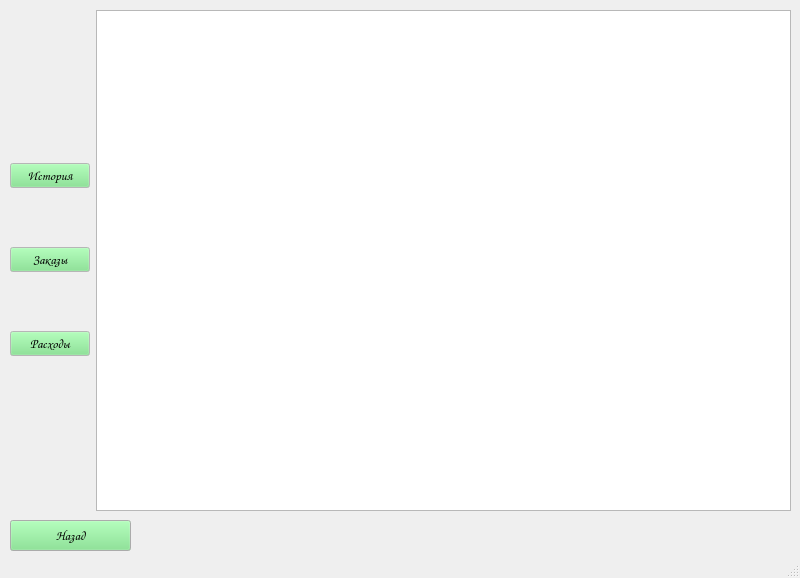
<?xml version="1.0" encoding="UTF-8"?>
<ui version="4.0">
 <class>MainWindow</class>
 <widget class="QMainWindow" name="MainWindow">
  <property name="geometry">
   <rect>
    <x>0</x>
    <y>0</y>
    <width>800</width>
    <height>578</height>
   </rect>
  </property>
  <property name="windowTitle">
   <string>MainWindow</string>
  </property>
  <widget class="QWidget" name="centralwidget">
   <widget class="QPushButton" name="back_btn">
    <property name="geometry">
     <rect>
      <x>10</x>
      <y>520</y>
      <width>121</width>
      <height>31</height>
     </rect>
    </property>
    <property name="palette">
     <palette>
      <active>
       <colorrole role="Button">
        <brush brushstyle="SolidPattern">
         <color alpha="255">
          <red>118</red>
          <green>227</green>
          <blue>131</blue>
         </color>
        </brush>
       </colorrole>
      </active>
      <inactive>
       <colorrole role="Button">
        <brush brushstyle="SolidPattern">
         <color alpha="255">
          <red>118</red>
          <green>227</green>
          <blue>131</blue>
         </color>
        </brush>
       </colorrole>
      </inactive>
      <disabled>
       <colorrole role="Button">
        <brush brushstyle="SolidPattern">
         <color alpha="255">
          <red>118</red>
          <green>227</green>
          <blue>131</blue>
         </color>
        </brush>
       </colorrole>
      </disabled>
     </palette>
    </property>
    <property name="font">
     <font>
      <family>Comic Sans MS</family>
      <pointsize>10</pointsize>
     </font>
    </property>
    <property name="text">
     <string>Назад</string>
    </property>
   </widget>
   <widget class="QWidget" name="horizontalLayoutWidget">
    <property name="geometry">
     <rect>
      <x>10</x>
      <y>10</y>
      <width>781</width>
      <height>501</height>
     </rect>
    </property>
    <layout class="QHBoxLayout" name="horizontalLayout" stretch="1,9">
     <item>
      <layout class="QVBoxLayout" name="verticalLayout">
       <property name="topMargin">
        <number>100</number>
       </property>
       <property name="bottomMargin">
        <number>100</number>
       </property>
       <item>
        <widget class="QPushButton" name="history_btn">
         <property name="sizePolicy">
          <sizepolicy hsizetype="Minimum" vsizetype="Fixed">
           <horstretch>0</horstretch>
           <verstretch>0</verstretch>
          </sizepolicy>
         </property>
         <property name="minimumSize">
          <size>
           <width>0</width>
           <height>0</height>
          </size>
         </property>
         <property name="palette">
          <palette>
           <active>
            <colorrole role="WindowText">
             <brush brushstyle="SolidPattern">
              <color alpha="255">
               <red>0</red>
               <green>0</green>
               <blue>0</blue>
              </color>
             </brush>
            </colorrole>
            <colorrole role="Button">
             <brush brushstyle="SolidPattern">
              <color alpha="255">
               <red>118</red>
               <green>227</green>
               <blue>131</blue>
              </color>
             </brush>
            </colorrole>
            <colorrole role="Light">
             <brush brushstyle="SolidPattern">
              <color alpha="255">
               <red>218</red>
               <green>255</green>
               <blue>222</blue>
              </color>
             </brush>
            </colorrole>
            <colorrole role="Midlight">
             <brush brushstyle="SolidPattern">
              <color alpha="255">
               <red>168</red>
               <green>241</green>
               <blue>176</blue>
              </color>
             </brush>
            </colorrole>
            <colorrole role="Dark">
             <brush brushstyle="SolidPattern">
              <color alpha="255">
               <red>59</red>
               <green>113</green>
               <blue>66</blue>
              </color>
             </brush>
            </colorrole>
            <colorrole role="Mid">
             <brush brushstyle="SolidPattern">
              <color alpha="255">
               <red>79</red>
               <green>151</green>
               <blue>87</blue>
              </color>
             </brush>
            </colorrole>
            <colorrole role="Text">
             <brush brushstyle="SolidPattern">
              <color alpha="255">
               <red>0</red>
               <green>0</green>
               <blue>0</blue>
              </color>
             </brush>
            </colorrole>
            <colorrole role="BrightText">
             <brush brushstyle="SolidPattern">
              <color alpha="255">
               <red>255</red>
               <green>255</green>
               <blue>255</blue>
              </color>
             </brush>
            </colorrole>
            <colorrole role="ButtonText">
             <brush brushstyle="SolidPattern">
              <color alpha="255">
               <red>0</red>
               <green>0</green>
               <blue>0</blue>
              </color>
             </brush>
            </colorrole>
            <colorrole role="Base">
             <brush brushstyle="SolidPattern">
              <color alpha="255">
               <red>255</red>
               <green>255</green>
               <blue>255</blue>
              </color>
             </brush>
            </colorrole>
            <colorrole role="Window">
             <brush brushstyle="SolidPattern">
              <color alpha="255">
               <red>255</red>
               <green>255</green>
               <blue>255</blue>
              </color>
             </brush>
            </colorrole>
            <colorrole role="Shadow">
             <brush brushstyle="SolidPattern">
              <color alpha="255">
               <red>0</red>
               <green>0</green>
               <blue>0</blue>
              </color>
             </brush>
            </colorrole>
            <colorrole role="AlternateBase">
             <brush brushstyle="SolidPattern">
              <color alpha="255">
               <red>186</red>
               <green>241</green>
               <blue>193</blue>
              </color>
             </brush>
            </colorrole>
            <colorrole role="ToolTipBase">
             <brush brushstyle="SolidPattern">
              <color alpha="255">
               <red>255</red>
               <green>255</green>
               <blue>220</blue>
              </color>
             </brush>
            </colorrole>
            <colorrole role="ToolTipText">
             <brush brushstyle="SolidPattern">
              <color alpha="255">
               <red>0</red>
               <green>0</green>
               <blue>0</blue>
              </color>
             </brush>
            </colorrole>
            <colorrole role="PlaceholderText">
             <brush brushstyle="NoBrush">
              <color alpha="128">
               <red>0</red>
               <green>0</green>
               <blue>0</blue>
              </color>
             </brush>
            </colorrole>
           </active>
           <inactive>
            <colorrole role="WindowText">
             <brush brushstyle="SolidPattern">
              <color alpha="255">
               <red>0</red>
               <green>0</green>
               <blue>0</blue>
              </color>
             </brush>
            </colorrole>
            <colorrole role="Button">
             <brush brushstyle="SolidPattern">
              <color alpha="255">
               <red>118</red>
               <green>227</green>
               <blue>131</blue>
              </color>
             </brush>
            </colorrole>
            <colorrole role="Light">
             <brush brushstyle="SolidPattern">
              <color alpha="255">
               <red>218</red>
               <green>255</green>
               <blue>222</blue>
              </color>
             </brush>
            </colorrole>
            <colorrole role="Midlight">
             <brush brushstyle="SolidPattern">
              <color alpha="255">
               <red>168</red>
               <green>241</green>
               <blue>176</blue>
              </color>
             </brush>
            </colorrole>
            <colorrole role="Dark">
             <brush brushstyle="SolidPattern">
              <color alpha="255">
               <red>59</red>
               <green>113</green>
               <blue>66</blue>
              </color>
             </brush>
            </colorrole>
            <colorrole role="Mid">
             <brush brushstyle="SolidPattern">
              <color alpha="255">
               <red>79</red>
               <green>151</green>
               <blue>87</blue>
              </color>
             </brush>
            </colorrole>
            <colorrole role="Text">
             <brush brushstyle="SolidPattern">
              <color alpha="255">
               <red>0</red>
               <green>0</green>
               <blue>0</blue>
              </color>
             </brush>
            </colorrole>
            <colorrole role="BrightText">
             <brush brushstyle="SolidPattern">
              <color alpha="255">
               <red>255</red>
               <green>255</green>
               <blue>255</blue>
              </color>
             </brush>
            </colorrole>
            <colorrole role="ButtonText">
             <brush brushstyle="SolidPattern">
              <color alpha="255">
               <red>0</red>
               <green>0</green>
               <blue>0</blue>
              </color>
             </brush>
            </colorrole>
            <colorrole role="Base">
             <brush brushstyle="SolidPattern">
              <color alpha="255">
               <red>255</red>
               <green>255</green>
               <blue>255</blue>
              </color>
             </brush>
            </colorrole>
            <colorrole role="Window">
             <brush brushstyle="SolidPattern">
              <color alpha="255">
               <red>255</red>
               <green>255</green>
               <blue>255</blue>
              </color>
             </brush>
            </colorrole>
            <colorrole role="Shadow">
             <brush brushstyle="SolidPattern">
              <color alpha="255">
               <red>0</red>
               <green>0</green>
               <blue>0</blue>
              </color>
             </brush>
            </colorrole>
            <colorrole role="AlternateBase">
             <brush brushstyle="SolidPattern">
              <color alpha="255">
               <red>186</red>
               <green>241</green>
               <blue>193</blue>
              </color>
             </brush>
            </colorrole>
            <colorrole role="ToolTipBase">
             <brush brushstyle="SolidPattern">
              <color alpha="255">
               <red>255</red>
               <green>255</green>
               <blue>220</blue>
              </color>
             </brush>
            </colorrole>
            <colorrole role="ToolTipText">
             <brush brushstyle="SolidPattern">
              <color alpha="255">
               <red>0</red>
               <green>0</green>
               <blue>0</blue>
              </color>
             </brush>
            </colorrole>
            <colorrole role="PlaceholderText">
             <brush brushstyle="NoBrush">
              <color alpha="128">
               <red>0</red>
               <green>0</green>
               <blue>0</blue>
              </color>
             </brush>
            </colorrole>
           </inactive>
           <disabled>
            <colorrole role="WindowText">
             <brush brushstyle="SolidPattern">
              <color alpha="255">
               <red>59</red>
               <green>113</green>
               <blue>66</blue>
              </color>
             </brush>
            </colorrole>
            <colorrole role="Button">
             <brush brushstyle="SolidPattern">
              <color alpha="255">
               <red>118</red>
               <green>227</green>
               <blue>131</blue>
              </color>
             </brush>
            </colorrole>
            <colorrole role="Light">
             <brush brushstyle="SolidPattern">
              <color alpha="255">
               <red>218</red>
               <green>255</green>
               <blue>222</blue>
              </color>
             </brush>
            </colorrole>
            <colorrole role="Midlight">
             <brush brushstyle="SolidPattern">
              <color alpha="255">
               <red>168</red>
               <green>241</green>
               <blue>176</blue>
              </color>
             </brush>
            </colorrole>
            <colorrole role="Dark">
             <brush brushstyle="SolidPattern">
              <color alpha="255">
               <red>59</red>
               <green>113</green>
               <blue>66</blue>
              </color>
             </brush>
            </colorrole>
            <colorrole role="Mid">
             <brush brushstyle="SolidPattern">
              <color alpha="255">
               <red>79</red>
               <green>151</green>
               <blue>87</blue>
              </color>
             </brush>
            </colorrole>
            <colorrole role="Text">
             <brush brushstyle="SolidPattern">
              <color alpha="255">
               <red>59</red>
               <green>113</green>
               <blue>66</blue>
              </color>
             </brush>
            </colorrole>
            <colorrole role="BrightText">
             <brush brushstyle="SolidPattern">
              <color alpha="255">
               <red>255</red>
               <green>255</green>
               <blue>255</blue>
              </color>
             </brush>
            </colorrole>
            <colorrole role="ButtonText">
             <brush brushstyle="SolidPattern">
              <color alpha="255">
               <red>59</red>
               <green>113</green>
               <blue>66</blue>
              </color>
             </brush>
            </colorrole>
            <colorrole role="Base">
             <brush brushstyle="SolidPattern">
              <color alpha="255">
               <red>255</red>
               <green>255</green>
               <blue>255</blue>
              </color>
             </brush>
            </colorrole>
            <colorrole role="Window">
             <brush brushstyle="SolidPattern">
              <color alpha="255">
               <red>255</red>
               <green>255</green>
               <blue>255</blue>
              </color>
             </brush>
            </colorrole>
            <colorrole role="Shadow">
             <brush brushstyle="SolidPattern">
              <color alpha="255">
               <red>0</red>
               <green>0</green>
               <blue>0</blue>
              </color>
             </brush>
            </colorrole>
            <colorrole role="AlternateBase">
             <brush brushstyle="SolidPattern">
              <color alpha="255">
               <red>118</red>
               <green>227</green>
               <blue>131</blue>
              </color>
             </brush>
            </colorrole>
            <colorrole role="ToolTipBase">
             <brush brushstyle="SolidPattern">
              <color alpha="255">
               <red>255</red>
               <green>255</green>
               <blue>220</blue>
              </color>
             </brush>
            </colorrole>
            <colorrole role="ToolTipText">
             <brush brushstyle="SolidPattern">
              <color alpha="255">
               <red>0</red>
               <green>0</green>
               <blue>0</blue>
              </color>
             </brush>
            </colorrole>
            <colorrole role="PlaceholderText">
             <brush brushstyle="NoBrush">
              <color alpha="128">
               <red>0</red>
               <green>0</green>
               <blue>0</blue>
              </color>
             </brush>
            </colorrole>
           </disabled>
          </palette>
         </property>
         <property name="font">
          <font>
           <family>Comic Sans MS</family>
           <pointsize>10</pointsize>
          </font>
         </property>
         <property name="text">
          <string>История</string>
         </property>
        </widget>
       </item>
       <item>
        <widget class="QPushButton" name="orders_btn">
         <property name="minimumSize">
          <size>
           <width>0</width>
           <height>0</height>
          </size>
         </property>
         <property name="palette">
          <palette>
           <active>
            <colorrole role="WindowText">
             <brush brushstyle="SolidPattern">
              <color alpha="255">
               <red>0</red>
               <green>0</green>
               <blue>0</blue>
              </color>
             </brush>
            </colorrole>
            <colorrole role="Button">
             <brush brushstyle="SolidPattern">
              <color alpha="255">
               <red>118</red>
               <green>227</green>
               <blue>131</blue>
              </color>
             </brush>
            </colorrole>
            <colorrole role="Light">
             <brush brushstyle="SolidPattern">
              <color alpha="255">
               <red>218</red>
               <green>255</green>
               <blue>222</blue>
              </color>
             </brush>
            </colorrole>
            <colorrole role="Midlight">
             <brush brushstyle="SolidPattern">
              <color alpha="255">
               <red>168</red>
               <green>241</green>
               <blue>176</blue>
              </color>
             </brush>
            </colorrole>
            <colorrole role="Dark">
             <brush brushstyle="SolidPattern">
              <color alpha="255">
               <red>59</red>
               <green>113</green>
               <blue>66</blue>
              </color>
             </brush>
            </colorrole>
            <colorrole role="Mid">
             <brush brushstyle="SolidPattern">
              <color alpha="255">
               <red>79</red>
               <green>151</green>
               <blue>87</blue>
              </color>
             </brush>
            </colorrole>
            <colorrole role="Text">
             <brush brushstyle="SolidPattern">
              <color alpha="255">
               <red>0</red>
               <green>0</green>
               <blue>0</blue>
              </color>
             </brush>
            </colorrole>
            <colorrole role="BrightText">
             <brush brushstyle="SolidPattern">
              <color alpha="255">
               <red>255</red>
               <green>255</green>
               <blue>255</blue>
              </color>
             </brush>
            </colorrole>
            <colorrole role="ButtonText">
             <brush brushstyle="SolidPattern">
              <color alpha="255">
               <red>0</red>
               <green>0</green>
               <blue>0</blue>
              </color>
             </brush>
            </colorrole>
            <colorrole role="Base">
             <brush brushstyle="SolidPattern">
              <color alpha="255">
               <red>255</red>
               <green>255</green>
               <blue>255</blue>
              </color>
             </brush>
            </colorrole>
            <colorrole role="Window">
             <brush brushstyle="SolidPattern">
              <color alpha="255">
               <red>255</red>
               <green>255</green>
               <blue>255</blue>
              </color>
             </brush>
            </colorrole>
            <colorrole role="Shadow">
             <brush brushstyle="SolidPattern">
              <color alpha="255">
               <red>0</red>
               <green>0</green>
               <blue>0</blue>
              </color>
             </brush>
            </colorrole>
            <colorrole role="AlternateBase">
             <brush brushstyle="SolidPattern">
              <color alpha="255">
               <red>186</red>
               <green>241</green>
               <blue>193</blue>
              </color>
             </brush>
            </colorrole>
            <colorrole role="ToolTipBase">
             <brush brushstyle="SolidPattern">
              <color alpha="255">
               <red>255</red>
               <green>255</green>
               <blue>220</blue>
              </color>
             </brush>
            </colorrole>
            <colorrole role="ToolTipText">
             <brush brushstyle="SolidPattern">
              <color alpha="255">
               <red>0</red>
               <green>0</green>
               <blue>0</blue>
              </color>
             </brush>
            </colorrole>
            <colorrole role="PlaceholderText">
             <brush brushstyle="NoBrush">
              <color alpha="128">
               <red>0</red>
               <green>0</green>
               <blue>0</blue>
              </color>
             </brush>
            </colorrole>
           </active>
           <inactive>
            <colorrole role="WindowText">
             <brush brushstyle="SolidPattern">
              <color alpha="255">
               <red>0</red>
               <green>0</green>
               <blue>0</blue>
              </color>
             </brush>
            </colorrole>
            <colorrole role="Button">
             <brush brushstyle="SolidPattern">
              <color alpha="255">
               <red>118</red>
               <green>227</green>
               <blue>131</blue>
              </color>
             </brush>
            </colorrole>
            <colorrole role="Light">
             <brush brushstyle="SolidPattern">
              <color alpha="255">
               <red>218</red>
               <green>255</green>
               <blue>222</blue>
              </color>
             </brush>
            </colorrole>
            <colorrole role="Midlight">
             <brush brushstyle="SolidPattern">
              <color alpha="255">
               <red>168</red>
               <green>241</green>
               <blue>176</blue>
              </color>
             </brush>
            </colorrole>
            <colorrole role="Dark">
             <brush brushstyle="SolidPattern">
              <color alpha="255">
               <red>59</red>
               <green>113</green>
               <blue>66</blue>
              </color>
             </brush>
            </colorrole>
            <colorrole role="Mid">
             <brush brushstyle="SolidPattern">
              <color alpha="255">
               <red>79</red>
               <green>151</green>
               <blue>87</blue>
              </color>
             </brush>
            </colorrole>
            <colorrole role="Text">
             <brush brushstyle="SolidPattern">
              <color alpha="255">
               <red>0</red>
               <green>0</green>
               <blue>0</blue>
              </color>
             </brush>
            </colorrole>
            <colorrole role="BrightText">
             <brush brushstyle="SolidPattern">
              <color alpha="255">
               <red>255</red>
               <green>255</green>
               <blue>255</blue>
              </color>
             </brush>
            </colorrole>
            <colorrole role="ButtonText">
             <brush brushstyle="SolidPattern">
              <color alpha="255">
               <red>0</red>
               <green>0</green>
               <blue>0</blue>
              </color>
             </brush>
            </colorrole>
            <colorrole role="Base">
             <brush brushstyle="SolidPattern">
              <color alpha="255">
               <red>255</red>
               <green>255</green>
               <blue>255</blue>
              </color>
             </brush>
            </colorrole>
            <colorrole role="Window">
             <brush brushstyle="SolidPattern">
              <color alpha="255">
               <red>255</red>
               <green>255</green>
               <blue>255</blue>
              </color>
             </brush>
            </colorrole>
            <colorrole role="Shadow">
             <brush brushstyle="SolidPattern">
              <color alpha="255">
               <red>0</red>
               <green>0</green>
               <blue>0</blue>
              </color>
             </brush>
            </colorrole>
            <colorrole role="AlternateBase">
             <brush brushstyle="SolidPattern">
              <color alpha="255">
               <red>186</red>
               <green>241</green>
               <blue>193</blue>
              </color>
             </brush>
            </colorrole>
            <colorrole role="ToolTipBase">
             <brush brushstyle="SolidPattern">
              <color alpha="255">
               <red>255</red>
               <green>255</green>
               <blue>220</blue>
              </color>
             </brush>
            </colorrole>
            <colorrole role="ToolTipText">
             <brush brushstyle="SolidPattern">
              <color alpha="255">
               <red>0</red>
               <green>0</green>
               <blue>0</blue>
              </color>
             </brush>
            </colorrole>
            <colorrole role="PlaceholderText">
             <brush brushstyle="NoBrush">
              <color alpha="128">
               <red>0</red>
               <green>0</green>
               <blue>0</blue>
              </color>
             </brush>
            </colorrole>
           </inactive>
           <disabled>
            <colorrole role="WindowText">
             <brush brushstyle="SolidPattern">
              <color alpha="255">
               <red>59</red>
               <green>113</green>
               <blue>66</blue>
              </color>
             </brush>
            </colorrole>
            <colorrole role="Button">
             <brush brushstyle="SolidPattern">
              <color alpha="255">
               <red>118</red>
               <green>227</green>
               <blue>131</blue>
              </color>
             </brush>
            </colorrole>
            <colorrole role="Light">
             <brush brushstyle="SolidPattern">
              <color alpha="255">
               <red>218</red>
               <green>255</green>
               <blue>222</blue>
              </color>
             </brush>
            </colorrole>
            <colorrole role="Midlight">
             <brush brushstyle="SolidPattern">
              <color alpha="255">
               <red>168</red>
               <green>241</green>
               <blue>176</blue>
              </color>
             </brush>
            </colorrole>
            <colorrole role="Dark">
             <brush brushstyle="SolidPattern">
              <color alpha="255">
               <red>59</red>
               <green>113</green>
               <blue>66</blue>
              </color>
             </brush>
            </colorrole>
            <colorrole role="Mid">
             <brush brushstyle="SolidPattern">
              <color alpha="255">
               <red>79</red>
               <green>151</green>
               <blue>87</blue>
              </color>
             </brush>
            </colorrole>
            <colorrole role="Text">
             <brush brushstyle="SolidPattern">
              <color alpha="255">
               <red>59</red>
               <green>113</green>
               <blue>66</blue>
              </color>
             </brush>
            </colorrole>
            <colorrole role="BrightText">
             <brush brushstyle="SolidPattern">
              <color alpha="255">
               <red>255</red>
               <green>255</green>
               <blue>255</blue>
              </color>
             </brush>
            </colorrole>
            <colorrole role="ButtonText">
             <brush brushstyle="SolidPattern">
              <color alpha="255">
               <red>59</red>
               <green>113</green>
               <blue>66</blue>
              </color>
             </brush>
            </colorrole>
            <colorrole role="Base">
             <brush brushstyle="SolidPattern">
              <color alpha="255">
               <red>255</red>
               <green>255</green>
               <blue>255</blue>
              </color>
             </brush>
            </colorrole>
            <colorrole role="Window">
             <brush brushstyle="SolidPattern">
              <color alpha="255">
               <red>255</red>
               <green>255</green>
               <blue>255</blue>
              </color>
             </brush>
            </colorrole>
            <colorrole role="Shadow">
             <brush brushstyle="SolidPattern">
              <color alpha="255">
               <red>0</red>
               <green>0</green>
               <blue>0</blue>
              </color>
             </brush>
            </colorrole>
            <colorrole role="AlternateBase">
             <brush brushstyle="SolidPattern">
              <color alpha="255">
               <red>118</red>
               <green>227</green>
               <blue>131</blue>
              </color>
             </brush>
            </colorrole>
            <colorrole role="ToolTipBase">
             <brush brushstyle="SolidPattern">
              <color alpha="255">
               <red>255</red>
               <green>255</green>
               <blue>220</blue>
              </color>
             </brush>
            </colorrole>
            <colorrole role="ToolTipText">
             <brush brushstyle="SolidPattern">
              <color alpha="255">
               <red>0</red>
               <green>0</green>
               <blue>0</blue>
              </color>
             </brush>
            </colorrole>
            <colorrole role="PlaceholderText">
             <brush brushstyle="NoBrush">
              <color alpha="128">
               <red>0</red>
               <green>0</green>
               <blue>0</blue>
              </color>
             </brush>
            </colorrole>
           </disabled>
          </palette>
         </property>
         <property name="font">
          <font>
           <family>Comic Sans MS</family>
           <pointsize>10</pointsize>
          </font>
         </property>
         <property name="text">
          <string>Заказы</string>
         </property>
        </widget>
       </item>
       <item>
        <widget class="QPushButton" name="expenses_btn">
         <property name="minimumSize">
          <size>
           <width>0</width>
           <height>0</height>
          </size>
         </property>
         <property name="baseSize">
          <size>
           <width>0</width>
           <height>0</height>
          </size>
         </property>
         <property name="palette">
          <palette>
           <active>
            <colorrole role="WindowText">
             <brush brushstyle="SolidPattern">
              <color alpha="255">
               <red>0</red>
               <green>0</green>
               <blue>0</blue>
              </color>
             </brush>
            </colorrole>
            <colorrole role="Button">
             <brush brushstyle="SolidPattern">
              <color alpha="255">
               <red>118</red>
               <green>227</green>
               <blue>131</blue>
              </color>
             </brush>
            </colorrole>
            <colorrole role="Light">
             <brush brushstyle="SolidPattern">
              <color alpha="255">
               <red>218</red>
               <green>255</green>
               <blue>222</blue>
              </color>
             </brush>
            </colorrole>
            <colorrole role="Midlight">
             <brush brushstyle="SolidPattern">
              <color alpha="255">
               <red>168</red>
               <green>241</green>
               <blue>176</blue>
              </color>
             </brush>
            </colorrole>
            <colorrole role="Dark">
             <brush brushstyle="SolidPattern">
              <color alpha="255">
               <red>59</red>
               <green>113</green>
               <blue>66</blue>
              </color>
             </brush>
            </colorrole>
            <colorrole role="Mid">
             <brush brushstyle="SolidPattern">
              <color alpha="255">
               <red>79</red>
               <green>151</green>
               <blue>87</blue>
              </color>
             </brush>
            </colorrole>
            <colorrole role="Text">
             <brush brushstyle="SolidPattern">
              <color alpha="255">
               <red>0</red>
               <green>0</green>
               <blue>0</blue>
              </color>
             </brush>
            </colorrole>
            <colorrole role="BrightText">
             <brush brushstyle="SolidPattern">
              <color alpha="255">
               <red>255</red>
               <green>255</green>
               <blue>255</blue>
              </color>
             </brush>
            </colorrole>
            <colorrole role="ButtonText">
             <brush brushstyle="SolidPattern">
              <color alpha="255">
               <red>0</red>
               <green>0</green>
               <blue>0</blue>
              </color>
             </brush>
            </colorrole>
            <colorrole role="Base">
             <brush brushstyle="SolidPattern">
              <color alpha="255">
               <red>255</red>
               <green>255</green>
               <blue>255</blue>
              </color>
             </brush>
            </colorrole>
            <colorrole role="Window">
             <brush brushstyle="SolidPattern">
              <color alpha="255">
               <red>255</red>
               <green>255</green>
               <blue>255</blue>
              </color>
             </brush>
            </colorrole>
            <colorrole role="Shadow">
             <brush brushstyle="SolidPattern">
              <color alpha="255">
               <red>0</red>
               <green>0</green>
               <blue>0</blue>
              </color>
             </brush>
            </colorrole>
            <colorrole role="AlternateBase">
             <brush brushstyle="SolidPattern">
              <color alpha="255">
               <red>186</red>
               <green>241</green>
               <blue>193</blue>
              </color>
             </brush>
            </colorrole>
            <colorrole role="ToolTipBase">
             <brush brushstyle="SolidPattern">
              <color alpha="255">
               <red>255</red>
               <green>255</green>
               <blue>220</blue>
              </color>
             </brush>
            </colorrole>
            <colorrole role="ToolTipText">
             <brush brushstyle="SolidPattern">
              <color alpha="255">
               <red>0</red>
               <green>0</green>
               <blue>0</blue>
              </color>
             </brush>
            </colorrole>
            <colorrole role="PlaceholderText">
             <brush brushstyle="NoBrush">
              <color alpha="128">
               <red>0</red>
               <green>0</green>
               <blue>0</blue>
              </color>
             </brush>
            </colorrole>
           </active>
           <inactive>
            <colorrole role="WindowText">
             <brush brushstyle="SolidPattern">
              <color alpha="255">
               <red>0</red>
               <green>0</green>
               <blue>0</blue>
              </color>
             </brush>
            </colorrole>
            <colorrole role="Button">
             <brush brushstyle="SolidPattern">
              <color alpha="255">
               <red>118</red>
               <green>227</green>
               <blue>131</blue>
              </color>
             </brush>
            </colorrole>
            <colorrole role="Light">
             <brush brushstyle="SolidPattern">
              <color alpha="255">
               <red>218</red>
               <green>255</green>
               <blue>222</blue>
              </color>
             </brush>
            </colorrole>
            <colorrole role="Midlight">
             <brush brushstyle="SolidPattern">
              <color alpha="255">
               <red>168</red>
               <green>241</green>
               <blue>176</blue>
              </color>
             </brush>
            </colorrole>
            <colorrole role="Dark">
             <brush brushstyle="SolidPattern">
              <color alpha="255">
               <red>59</red>
               <green>113</green>
               <blue>66</blue>
              </color>
             </brush>
            </colorrole>
            <colorrole role="Mid">
             <brush brushstyle="SolidPattern">
              <color alpha="255">
               <red>79</red>
               <green>151</green>
               <blue>87</blue>
              </color>
             </brush>
            </colorrole>
            <colorrole role="Text">
             <brush brushstyle="SolidPattern">
              <color alpha="255">
               <red>0</red>
               <green>0</green>
               <blue>0</blue>
              </color>
             </brush>
            </colorrole>
            <colorrole role="BrightText">
             <brush brushstyle="SolidPattern">
              <color alpha="255">
               <red>255</red>
               <green>255</green>
               <blue>255</blue>
              </color>
             </brush>
            </colorrole>
            <colorrole role="ButtonText">
             <brush brushstyle="SolidPattern">
              <color alpha="255">
               <red>0</red>
               <green>0</green>
               <blue>0</blue>
              </color>
             </brush>
            </colorrole>
            <colorrole role="Base">
             <brush brushstyle="SolidPattern">
              <color alpha="255">
               <red>255</red>
               <green>255</green>
               <blue>255</blue>
              </color>
             </brush>
            </colorrole>
            <colorrole role="Window">
             <brush brushstyle="SolidPattern">
              <color alpha="255">
               <red>255</red>
               <green>255</green>
               <blue>255</blue>
              </color>
             </brush>
            </colorrole>
            <colorrole role="Shadow">
             <brush brushstyle="SolidPattern">
              <color alpha="255">
               <red>0</red>
               <green>0</green>
               <blue>0</blue>
              </color>
             </brush>
            </colorrole>
            <colorrole role="AlternateBase">
             <brush brushstyle="SolidPattern">
              <color alpha="255">
               <red>186</red>
               <green>241</green>
               <blue>193</blue>
              </color>
             </brush>
            </colorrole>
            <colorrole role="ToolTipBase">
             <brush brushstyle="SolidPattern">
              <color alpha="255">
               <red>255</red>
               <green>255</green>
               <blue>220</blue>
              </color>
             </brush>
            </colorrole>
            <colorrole role="ToolTipText">
             <brush brushstyle="SolidPattern">
              <color alpha="255">
               <red>0</red>
               <green>0</green>
               <blue>0</blue>
              </color>
             </brush>
            </colorrole>
            <colorrole role="PlaceholderText">
             <brush brushstyle="NoBrush">
              <color alpha="128">
               <red>0</red>
               <green>0</green>
               <blue>0</blue>
              </color>
             </brush>
            </colorrole>
           </inactive>
           <disabled>
            <colorrole role="WindowText">
             <brush brushstyle="SolidPattern">
              <color alpha="255">
               <red>59</red>
               <green>113</green>
               <blue>66</blue>
              </color>
             </brush>
            </colorrole>
            <colorrole role="Button">
             <brush brushstyle="SolidPattern">
              <color alpha="255">
               <red>118</red>
               <green>227</green>
               <blue>131</blue>
              </color>
             </brush>
            </colorrole>
            <colorrole role="Light">
             <brush brushstyle="SolidPattern">
              <color alpha="255">
               <red>218</red>
               <green>255</green>
               <blue>222</blue>
              </color>
             </brush>
            </colorrole>
            <colorrole role="Midlight">
             <brush brushstyle="SolidPattern">
              <color alpha="255">
               <red>168</red>
               <green>241</green>
               <blue>176</blue>
              </color>
             </brush>
            </colorrole>
            <colorrole role="Dark">
             <brush brushstyle="SolidPattern">
              <color alpha="255">
               <red>59</red>
               <green>113</green>
               <blue>66</blue>
              </color>
             </brush>
            </colorrole>
            <colorrole role="Mid">
             <brush brushstyle="SolidPattern">
              <color alpha="255">
               <red>79</red>
               <green>151</green>
               <blue>87</blue>
              </color>
             </brush>
            </colorrole>
            <colorrole role="Text">
             <brush brushstyle="SolidPattern">
              <color alpha="255">
               <red>59</red>
               <green>113</green>
               <blue>66</blue>
              </color>
             </brush>
            </colorrole>
            <colorrole role="BrightText">
             <brush brushstyle="SolidPattern">
              <color alpha="255">
               <red>255</red>
               <green>255</green>
               <blue>255</blue>
              </color>
             </brush>
            </colorrole>
            <colorrole role="ButtonText">
             <brush brushstyle="SolidPattern">
              <color alpha="255">
               <red>59</red>
               <green>113</green>
               <blue>66</blue>
              </color>
             </brush>
            </colorrole>
            <colorrole role="Base">
             <brush brushstyle="SolidPattern">
              <color alpha="255">
               <red>255</red>
               <green>255</green>
               <blue>255</blue>
              </color>
             </brush>
            </colorrole>
            <colorrole role="Window">
             <brush brushstyle="SolidPattern">
              <color alpha="255">
               <red>255</red>
               <green>255</green>
               <blue>255</blue>
              </color>
             </brush>
            </colorrole>
            <colorrole role="Shadow">
             <brush brushstyle="SolidPattern">
              <color alpha="255">
               <red>0</red>
               <green>0</green>
               <blue>0</blue>
              </color>
             </brush>
            </colorrole>
            <colorrole role="AlternateBase">
             <brush brushstyle="SolidPattern">
              <color alpha="255">
               <red>118</red>
               <green>227</green>
               <blue>131</blue>
              </color>
             </brush>
            </colorrole>
            <colorrole role="ToolTipBase">
             <brush brushstyle="SolidPattern">
              <color alpha="255">
               <red>255</red>
               <green>255</green>
               <blue>220</blue>
              </color>
             </brush>
            </colorrole>
            <colorrole role="ToolTipText">
             <brush brushstyle="SolidPattern">
              <color alpha="255">
               <red>0</red>
               <green>0</green>
               <blue>0</blue>
              </color>
             </brush>
            </colorrole>
            <colorrole role="PlaceholderText">
             <brush brushstyle="NoBrush">
              <color alpha="128">
               <red>0</red>
               <green>0</green>
               <blue>0</blue>
              </color>
             </brush>
            </colorrole>
           </disabled>
          </palette>
         </property>
         <property name="font">
          <font>
           <family>Comic Sans MS</family>
           <pointsize>10</pointsize>
          </font>
         </property>
         <property name="text">
          <string>Расходы</string>
         </property>
        </widget>
       </item>
      </layout>
     </item>
     <item>
      <widget class="QTableWidget" name="tableWidget"/>
     </item>
    </layout>
   </widget>
  </widget>
  <widget class="QStatusBar" name="statusbar"/>
 </widget>
 <resources/>
 <connections/>
</ui>
